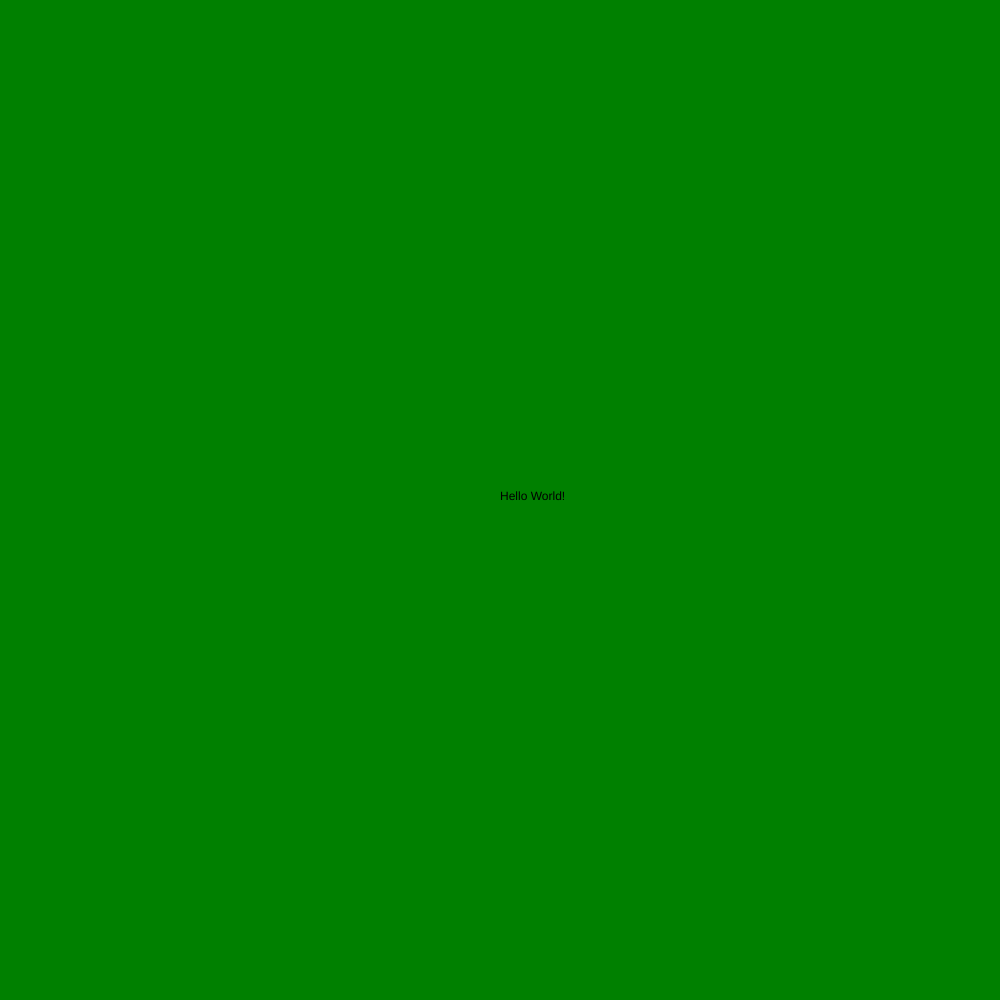
Frame 1 (no input)
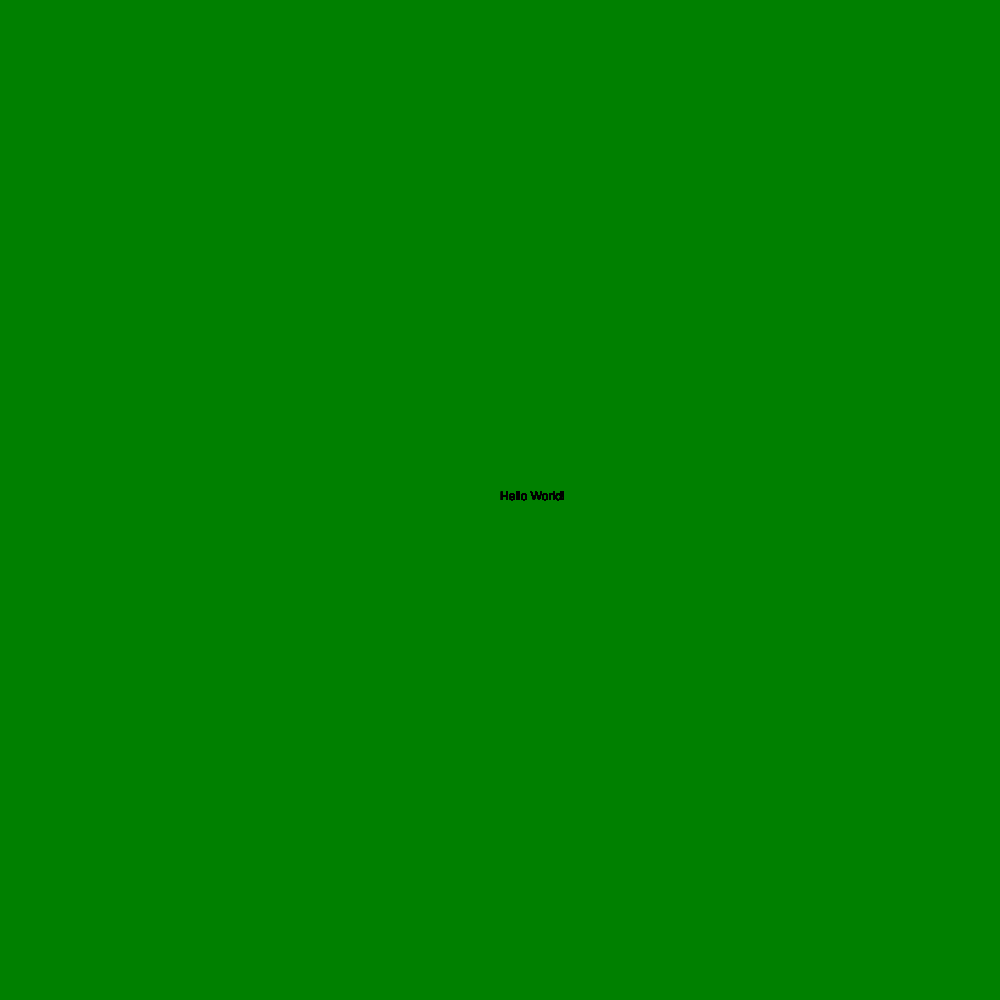
Frame 60 (no input)
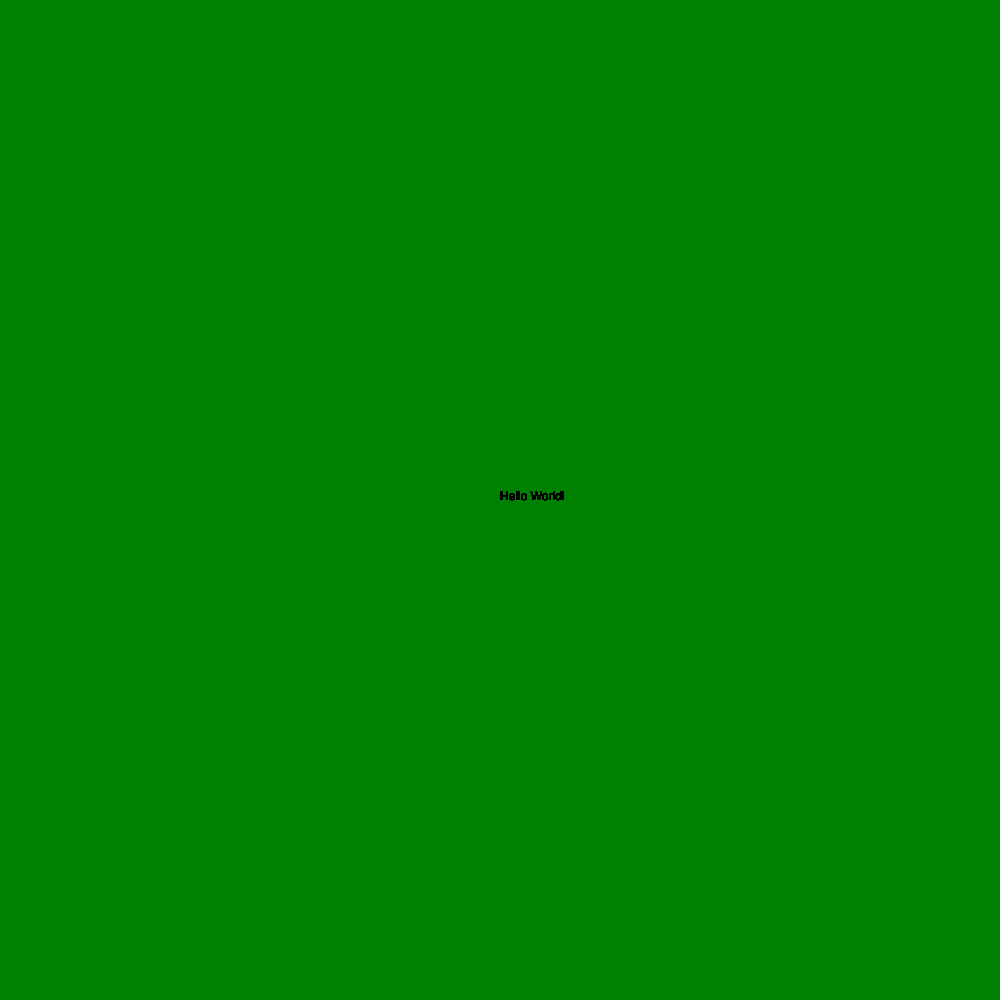
Frame 120 (the mouse pressed at the canvas centre since frame 60)

The p5.js sketch that drew these frames (run headless with seeded random() and noise() and a simulated clock; from frame 60 on, the mouse is pressed at the canvas centre):

// p5.js sketch
// ── sketch.js
// made setup function
function setup() {

    // created canvas 1000px x 1000px
    createCanvas( 1000, 1000 );

    // made background 'green'
    background( 'green' );
}

//  made draw function
function draw() {

    // made text string "Hello World!"
    // set position to ( x: 500, y: 500 ).
    text( "Hello World!", 500, 500 );
}
